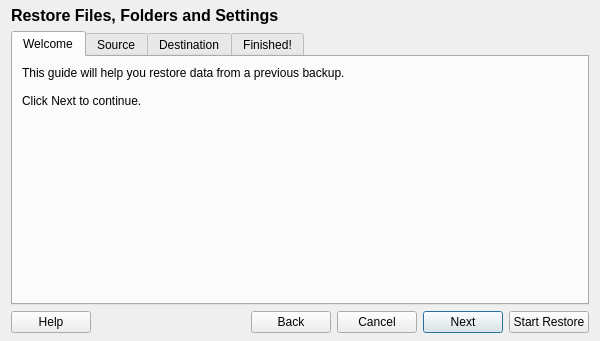
<?xml version="1.0" encoding="UTF-8"?>
<ui version="4.0">
 <class>restoreDialog</class>
 <widget class="QDialog" name="restoreDialog">
  <property name="geometry">
   <rect>
    <x>0</x>
    <y>0</y>
    <width>600</width>
    <height>341</height>
   </rect>
  </property>
  <property name="minimumSize">
   <size>
    <width>600</width>
    <height>0</height>
   </size>
  </property>
  <property name="windowTitle">
   <string>Restore Files</string>
  </property>
  <property name="windowIcon">
   <iconset resource="../../fwbackups.qrc">
    <normaloff>:/program-icons/program-icons/undo.png</normaloff>:/program-icons/program-icons/undo.png</iconset>
  </property>
  <layout class="QVBoxLayout" name="verticalLayout">
   <property name="topMargin">
    <number>6</number>
   </property>
   <property name="bottomMargin">
    <number>8</number>
   </property>
   <item>
    <widget class="QLabel" name="headerLabel">
     <property name="sizePolicy">
      <sizepolicy hsizetype="Preferred" vsizetype="Fixed">
       <horstretch>0</horstretch>
       <verstretch>0</verstretch>
      </sizepolicy>
     </property>
     <property name="font">
      <font>
       <pointsize>12</pointsize>
       <weight>75</weight>
       <bold>true</bold>
       <underline>false</underline>
      </font>
     </property>
     <property name="text">
      <string>Restore Files, Folders and Settings</string>
     </property>
    </widget>
   </item>
   <item>
    <widget class="TabNTabBarWidget" name="configurationTabs">
     <property name="currentIndex">
      <number>0</number>
     </property>
     <widget class="QWidget" name="welcomeTab">
      <attribute name="title">
       <string>Welcome</string>
      </attribute>
      <layout class="QVBoxLayout" name="verticalLayout_4">
       <item>
        <widget class="QLabel" name="label_2">
         <property name="text">
          <string>This guide will help you restore data from a previous backup.

Click Next to continue.</string>
         </property>
         <property name="wordWrap">
          <bool>true</bool>
         </property>
        </widget>
       </item>
       <item>
        <spacer name="verticalSpacer_3">
         <property name="orientation">
          <enum>Qt::Vertical</enum>
         </property>
         <property name="sizeHint" stdset="0">
          <size>
           <width>20</width>
           <height>40</height>
          </size>
         </property>
        </spacer>
       </item>
      </layout>
     </widget>
     <widget class="QWidget" name="sourceTab">
      <attribute name="title">
       <string>Source</string>
      </attribute>
      <layout class="QVBoxLayout" name="verticalLayout_2">
       <item>
        <widget class="QLabel" name="label_4">
         <property name="text">
          <string>Select a backup which fwbackups should restore your data from.</string>
         </property>
         <property name="wordWrap">
          <bool>true</bool>
         </property>
        </widget>
       </item>
       <item>
        <layout class="QGridLayout" name="gridLayout_2">
         <property name="leftMargin">
          <number>12</number>
         </property>
         <item row="1" column="0">
          <widget class="QLabel" name="hostnameLabel">
           <property name="text">
            <string>Hostname:</string>
           </property>
           <property name="alignment">
            <set>Qt::AlignRight|Qt::AlignTrailing|Qt::AlignVCenter</set>
           </property>
          </widget>
         </item>
         <item row="2" column="0">
          <widget class="QLabel" name="usernameLabel">
           <property name="text">
            <string>Account ID:</string>
           </property>
           <property name="alignment">
            <set>Qt::AlignRight|Qt::AlignTrailing|Qt::AlignVCenter</set>
           </property>
          </widget>
         </item>
         <item row="0" column="0">
          <widget class="QLabel" name="passwordLabel">
           <property name="text">
            <string>Key:</string>
           </property>
           <property name="alignment">
            <set>Qt::AlignRight|Qt::AlignTrailing|Qt::AlignVCenter</set>
           </property>
          </widget>
         </item>
         <item row="0" column="1">
          <widget class="QComboBox" name="encryptionKeyCombo">
           <item>
            <property name="text">
             <string>Select a key...</string>
            </property>
           </item>
          </widget>
         </item>
         <item row="1" column="1">
          <widget class="QLineEdit" name="hostnameLineEdit"/>
         </item>
         <item row="2" column="1">
          <widget class="QLineEdit" name="acountIDLineEdit"/>
         </item>
         <item row="0" column="2">
          <widget class="QPushButton" name="encryptionKeyButton">
           <property name="text">
            <string>Manage keys...</string>
           </property>
          </widget>
         </item>
         <item row="1" column="2">
          <layout class="QHBoxLayout" name="horizontalLayout_8">
           <item>
            <widget class="QLabel" name="portLabel">
             <property name="text">
              <string>Port:</string>
             </property>
             <property name="alignment">
              <set>Qt::AlignRight|Qt::AlignTrailing|Qt::AlignVCenter</set>
             </property>
            </widget>
           </item>
           <item>
            <widget class="QSpinBox" name="portSpin">
             <property name="buttonSymbols">
              <enum>QAbstractSpinBox::UpDownArrows</enum>
             </property>
             <property name="maximum">
              <number>65535</number>
             </property>
             <property name="value">
              <number>22</number>
             </property>
            </widget>
           </item>
          </layout>
         </item>
         <item row="3" column="1">
          <widget class="QProgressBar" name="testSettingsProgressBar">
           <property name="value">
            <number>0</number>
           </property>
          </widget>
         </item>
         <item row="3" column="2">
          <widget class="QPushButton" name="testSettingsButton">
           <property name="text">
            <string>Test Settings</string>
           </property>
           <property name="icon">
            <iconset resource="../../fwbackups.qrc">
             <normaloff>:/program-icons/program-icons/network-server.png</normaloff>:/program-icons/program-icons/network-server.png</iconset>
           </property>
          </widget>
         </item>
        </layout>
       </item>
       <item>
        <spacer name="verticalSpacer_2">
         <property name="orientation">
          <enum>Qt::Vertical</enum>
         </property>
         <property name="sizeHint" stdset="0">
          <size>
           <width>20</width>
           <height>5</height>
          </size>
         </property>
        </spacer>
       </item>
      </layout>
     </widget>
     <widget class="QWidget" name="destinationTab">
      <attribute name="title">
       <string>Destination</string>
      </attribute>
      <layout class="QVBoxLayout" name="verticalLayout_3">
       <item>
        <widget class="QLabel" name="label_7">
         <property name="text">
          <string>Files should be restored to:</string>
         </property>
         <property name="alignment">
          <set>Qt::AlignLeading|Qt::AlignLeft|Qt::AlignTop</set>
         </property>
        </widget>
       </item>
       <item>
        <layout class="QGridLayout" name="gridLayout">
         <property name="leftMargin">
          <number>12</number>
         </property>
         <item row="0" column="0" colspan="3">
          <widget class="QRadioButton" name="toOriginalLocationRadio">
           <property name="text">
            <string>Their original locations</string>
           </property>
           <property name="checked">
            <bool>true</bool>
           </property>
          </widget>
         </item>
         <item row="1" column="0">
          <widget class="QRadioButton" name="toFolderRadio">
           <property name="text">
            <string>Folder:</string>
           </property>
          </widget>
         </item>
         <item row="1" column="1">
          <widget class="QLineEdit" name="destLineEdit"/>
         </item>
         <item row="1" column="2">
          <widget class="QPushButton" name="destBrowseButton">
           <property name="text">
            <string>Browse...</string>
           </property>
          </widget>
         </item>
        </layout>
       </item>
       <item>
        <spacer name="verticalSpacer">
         <property name="orientation">
          <enum>Qt::Vertical</enum>
         </property>
         <property name="sizeHint" stdset="0">
          <size>
           <width>20</width>
           <height>5</height>
          </size>
         </property>
        </spacer>
       </item>
      </layout>
     </widget>
     <widget class="QWidget" name="finishedTab">
      <attribute name="title">
       <string>Finished!</string>
      </attribute>
      <layout class="QVBoxLayout" name="verticalLayout_5">
       <item>
        <widget class="QLabel" name="label_14">
         <property name="text">
          <string>fwbackups has collected all the information it needs to start restoring files.

Click Start Restore to close this window and start the operation.</string>
         </property>
        </widget>
       </item>
       <item>
        <spacer name="verticalSpacer_8">
         <property name="orientation">
          <enum>Qt::Vertical</enum>
         </property>
         <property name="sizeHint" stdset="0">
          <size>
           <width>20</width>
           <height>5</height>
          </size>
         </property>
        </spacer>
       </item>
      </layout>
     </widget>
    </widget>
   </item>
   <item>
    <layout class="QHBoxLayout" name="horizontalLayout">
     <item>
      <widget class="QPushButton" name="helpButton">
       <property name="text">
        <string>Help</string>
       </property>
      </widget>
     </item>
     <item>
      <spacer name="horizontalSpacer">
       <property name="orientation">
        <enum>Qt::Horizontal</enum>
       </property>
       <property name="sizeHint" stdset="0">
        <size>
         <width>5</width>
         <height>20</height>
        </size>
       </property>
      </spacer>
     </item>
     <item>
      <widget class="QPushButton" name="backButton">
       <property name="text">
        <string>Back</string>
       </property>
       <property name="icon">
        <iconset resource="../../fwbackups.qrc">
         <normaloff>:/program-icons/program-icons/back.png</normaloff>:/program-icons/program-icons/back.png</iconset>
       </property>
      </widget>
     </item>
     <item>
      <widget class="QPushButton" name="cancelButton">
       <property name="text">
        <string>Cancel</string>
       </property>
      </widget>
     </item>
     <item>
      <widget class="QPushButton" name="nextButton">
       <property name="text">
        <string>Next</string>
       </property>
       <property name="icon">
        <iconset resource="../../fwbackups.qrc">
         <normaloff>:/program-icons/program-icons/next.png</normaloff>:/program-icons/program-icons/next.png</iconset>
       </property>
       <property name="default">
        <bool>true</bool>
       </property>
      </widget>
     </item>
     <item>
      <widget class="QPushButton" name="startRestoreButton">
       <property name="text">
        <string>Start Restore</string>
       </property>
      </widget>
     </item>
    </layout>
   </item>
  </layout>
 </widget>
 <customwidgets>
  <customwidget>
   <class>TabNTabBarWidget</class>
   <extends>QTabWidget</extends>
   <header>custom_widgets.h</header>
   <container>1</container>
  </customwidget>
 </customwidgets>
 <resources>
  <include location="../../fwbackups.qrc"/>
 </resources>
 <connections/>
</ui>
